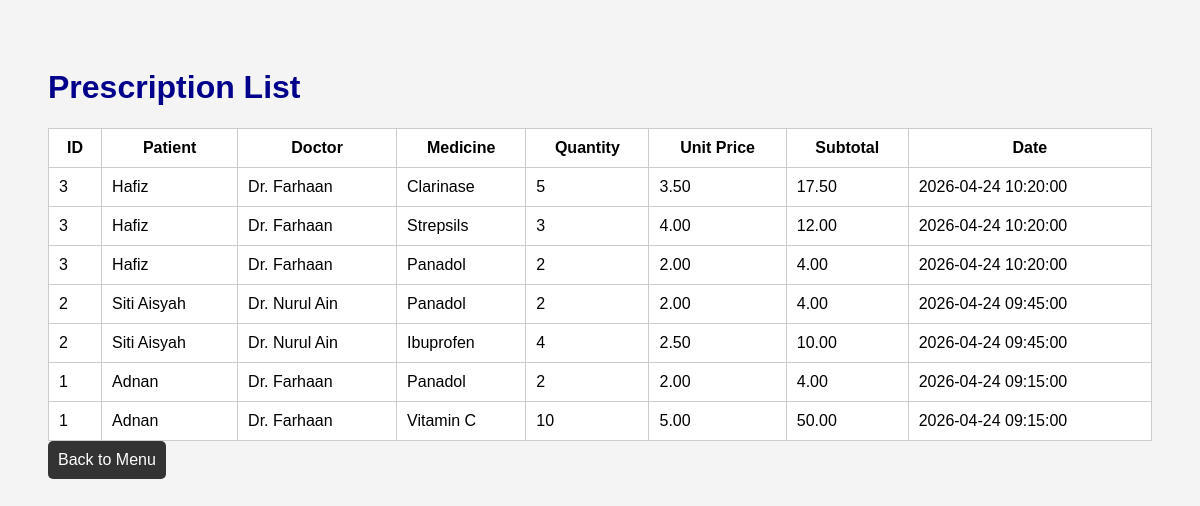
The app's page /prescription/viewprescrip.php with its own data.
### tables this page shows
CREATE TABLE prescription (
    prescript_id INT AUTO_INCREMENT PRIMARY KEY,

    doctor_id INT NOT NULL,
    appoint_id INT NOT NULL,

    presc_date DATETIME NOT NULL DEFAULT CURRENT_TIMESTAMP,

    total_cost DECIMAL(8,2) DEFAULT 0.00,

    created_at TIMESTAMP DEFAULT CURRENT_TIMESTAMP,

    FOREIGN KEY (doctor_id)
        REFERENCES doctor(doctor_id)
        ON DELETE RESTRICT
        ON UPDATE CASCADE,

    FOREIGN KEY (appoint_id)
        REFERENCES appointment(appoint_id)
        ON DELETE CASCADE
        ON UPDATE CASCADE
);

CREATE TABLE patient (
    patient_id INT AUTO_INCREMENT PRIMARY KEY,
    name VARCHAR(100) NOT NULL,
    ic_number VARCHAR(20) NOT NULL UNIQUE,
    phone VARCHAR(20),
    email VARCHAR(100),
    gender ENUM('Male', 'Female', 'Other'),
    address TEXT,
    created_at TIMESTAMP DEFAULT CURRENT_TIMESTAMP
);

CREATE TABLE doctor (
    doctor_id INT AUTO_INCREMENT PRIMARY KEY,
    name VARCHAR(100) NOT NULL,
    specialty VARCHAR(100) DEFAULT 'General Practice',
    phone VARCHAR(20),
    room_number VARCHAR(20),
    created_at TIMESTAMP DEFAULT CURRENT_TIMESTAMP
);

CREATE TABLE medicine (
    medicine_id INT AUTO_INCREMENT PRIMARY KEY,

    medicine_name VARCHAR(100) NOT NULL,

    dosage VARCHAR(50),

    unit_price DECIMAL(8,2) NOT NULL DEFAULT 0.00,

    stock_quantity INT NOT NULL DEFAULT 0,

    created_at TIMESTAMP DEFAULT CURRENT_TIMESTAMP
);

CREATE TABLE prescription_medicine (
    pm_id INT AUTO_INCREMENT PRIMARY KEY,

    prescription_id INT NOT NULL,

    medicine_id INT NOT NULL,

    quantity INT NOT NULL DEFAULT 1,

    FOREIGN KEY (prescription_id)
        REFERENCES prescription(prescript_id)
        ON DELETE CASCADE
        ON UPDATE CASCADE,

    FOREIGN KEY (medicine_id)
        REFERENCES medicine(medicine_id)
        ON DELETE RESTRICT
        ON UPDATE CASCADE
);

### prescription/viewprescrip.php (the view, shortened to what this page needs)
<?php
include '../config/database.php';
$query = "
SELECT
    pr.prescript_id,
    p.name AS patient_name,
    d.name AS doctor_name,
    pr.presc_date,
    m.medicine_name,
    pm.quantity,
    m.unit_price,
    (pm.quantity * m.unit_price) AS subtotal
FROM prescription pr
JOIN appointment a ON pr.appoint_id = a.appoint_id
JOIN patient p ON a.patient_id = p.patient_id
JOIN doctor d ON pr.doctor_id = d.doctor_id
JOIN prescription_medicine pm ON pr.prescript_id = pm.prescription_id
JOIN medicine m ON pm.medicine_id = m.medicine_id
ORDER BY pr.prescript_id DESC
";
$result = mysqli_query($conn, $query);
?>
<!DOCTYPE html>
<html>
<head>
    <link rel="stylesheet" href="../assets/style.css">
</head>
<body>
<h1>Prescription List</h1>
<table>
    <tr>
        <th>ID</th>
        <th>Patient</th>
        <th>Doctor</th>
        <th>Medicine</th>
        <th>Quantity</th>
        <th>Unit Price</th>
        <th>Subtotal</th>
        <th>Date</th>
    </tr>
    <?php while ($row = mysqli_fetch_assoc($result)) { ?>
    <tr>
        <td><?php echo $row['prescript_id']; ?></td>
        <td><?php echo $row['patient_name']; ?></td>
        <td><?php echo $row['doctor_name']; ?></td>
        <td><?php echo $row['medicine_name']; ?></td>
        <td><?php echo $row['quantity']; ?></td>
        <td><?php echo $row['unit_price']; ?></td>
        <td><?php echo $row['subtotal']; ?></td>
        <td><?php echo $row['presc_date']; ?></td>
    </tr>
    <?php } ?>
</table>
<a href="../index.php" style="display:inline-block;padding:10px;background:#333;color:#fff;text-decoration:none;border-radius:5px;">
Back to Menu
</a>
</body>
</html>

### assets/style.css (style rules this page uses)
body { font-family: Arial; padding: 40px; background: #f4f4f4; }
h1 { color: darkblue; }
a { display: inline-block; padding: 10px 20px; background: blue; color: white; text-decoration: none; margin-bottom: 10px; }
table { width: 100%; background: white; border-collapse: collapse; }
table th, table td { border: 1px solid #ccc; padding: 10px; }

### records on screen
prescription: prescript_id "3", patient.name "Hafiz", doctor.name "Dr. Farhaan", medicine.medicine_name "Clarinase", prescription_medicine.quantity "5", medicine.unit_price "3.50", subtotal "17.50", presc_date "2026-04-24 10:20:00", medicine.medicine_name "Strepsils", prescription_medicine.quantity "3", medicine.unit_price "4.00", subtotal "12.00", medicine.medicine_name "Panadol", prescription_medicine.quantity "2", medicine.unit_price "2.00", subtotal "4.00"
prescription: prescript_id "2", patient.name "Siti Aisyah", doctor.name "Dr. Nurul Ain", medicine.medicine_name "Panadol", prescription_medicine.quantity "2", medicine.unit_price "2.00", subtotal "4.00", presc_date "2026-04-24 09:45:00", medicine.medicine_name "Ibuprofen", prescription_medicine.quantity "4", medicine.unit_price "2.50", subtotal "10.00"
prescription: prescript_id "1", patient.name "Adnan", doctor.name "Dr. Farhaan", medicine.medicine_name "Panadol", prescription_medicine.quantity "2", medicine.unit_price "2.00", subtotal "4.00", presc_date "2026-04-24 09:15:00", medicine.medicine_name "Vitamin C", prescription_medicine.quantity "10", medicine.unit_price "5.00", subtotal "50.00"
